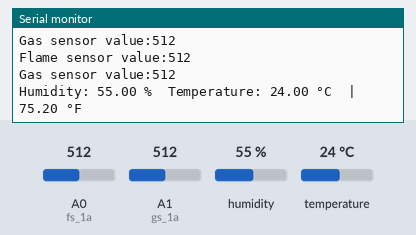
The sketch below on a simulated Arduino Mega 2560, built with avr-gcc and run on an emulated ATmega2560. On the bench: the last lines printed to the serial monitor. Inputs (shaded band) come from the test bench; at power-on: humidity 55 %, A0 (fs_1a) = 512, A1 (gs_1a) = 512, temperature 24 °C.

Above: at 2.8 s.
2.9 s: humidity set to 22 %
At 5.1 s:
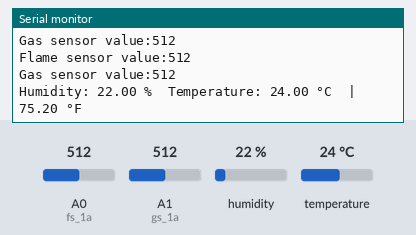
5.7 s: A0 (fs_1a) set to 716
8.5 s: A1 (gs_1a) set to 716
At 8.5 s:
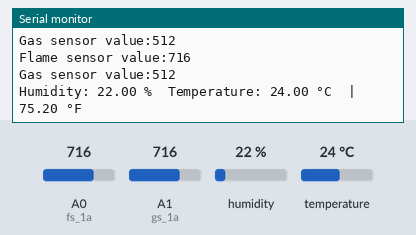
11.3 s: temperature set to 12 °C
At 13.8 s:
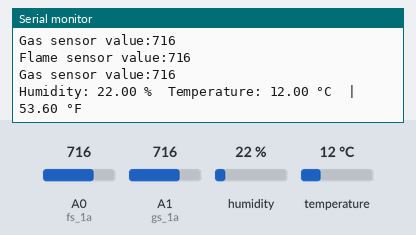
14.1 s: A0 (fs_1a) set to 992
16.9 s: A1 (gs_1a) set to 992
At 16.9 s:
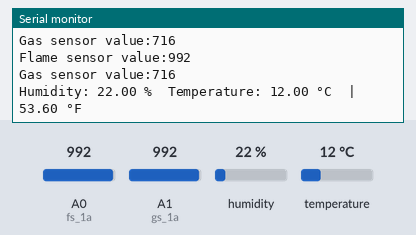
Timing chart, 0 to 19.9 s (numbered marks = the images above; inputs shaded):
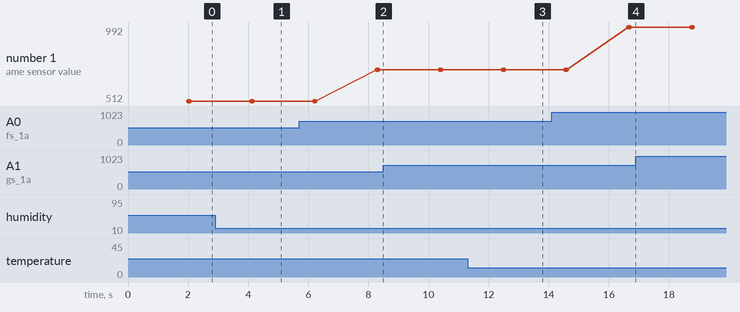

The sketch:

node.ino
```cpp
//libraries
#include "DHT.h"

//pin definitions
#define DHTPIN 22        // Pin where the DHT22 data pin is connected
#define DHTTYPE DHT22   // Define sensor type


DHT dht(DHTPIN, DHTTYPE);
int fs_1a = A0; //fs_1 = flame sensor of node 1 analog pin
int gs_1a = A1; //gs_1 = gas sensor of node 1 analog pin


//value initialization
int gs_1a_val = 0;
int fs_1a_val = 0;

void setup()
{
  Serial.begin(9600);

  //pin definition
  pinMode(DHTPIN, INPUT_PULLUP);

  dht.begin();
  Serial.println("DHT22 Sensor Reading...");

}
void loop()
{
  fs_1a_val = analogRead(fs_1a); //reading flame sensor value
  gs_1a_val = analogRead(gs_1a); // reading gas sensor value


  delay(2000); // DHT22 needs ~2 seconds delay between readings

  float humidity = dht.readHumidity();
  float temperature = dht.readTemperature(); // Celsius
  float temperatureF = dht.readTemperature(true); // Fahrenheit

  //Testing purpose: the flame sensor r gas sensor is giving output though it is not connected. need to fex this !!!
  Serial.print("Flame sensor value:" );
  Serial.println(fs_1a_val);
  Serial.print("Gas sensor value:" );
  Serial.println(gs_1a_val);
  //Testing purpose: the flame sensor r gas sensor is giving output though it is not connected. need to fex this !!!

  // Check if reading failed
  if (isnan(humidity) || isnan(temperature) || isnan(fs_1a_val) || isnan(gs_1a_val)) {
    Serial.println("Failed to read from DHT22 sensor!");
    return;
  }

  Serial.print("Flame sensor value:" );
  Serial.println(fs_1a_val);

  Serial.print("Gas sensor value:" );
  Serial.println(gs_1a_val);

  Serial.print("Humidity: ");
  Serial.print(humidity);
  Serial.print(" %\t");

  Serial.print("Temperature: ");
  Serial.print(temperature);
  Serial.print(" °C  |  ");
  Serial.print(temperatureF);
  Serial.println(" °F");
}
```

Measured:
- after the input at 2.9 s, the serial monitor: prints a new line after 1.3 s (image 1)
- after the input at 11.3 s, the serial monitor: prints a new line after 1.3 s (image 3)
- plotted number 1: 512 → 716 after the input at 5.7 s, 716 → 992 after the input at 14.1 s
